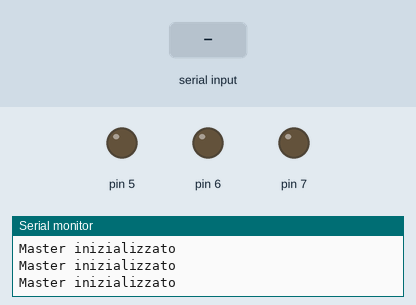
Simulated run of this sketch. Board: Arduino Uno, built with avr-gcc and run on an emulated ATmega328P. Shown: output pins drawn as LEDs (lit = HIGH), the last lines printed to the serial monitor. Inputs (shaded band) come from the test bench.

Above: at 1.3 s.
1.4 s: "90,45,200\n" received over Serial
At 1.49 s:
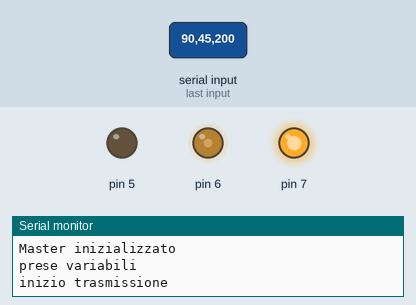
Timing chart, 0 to 10.4 s (numbered marks = the images above; inputs shaded):
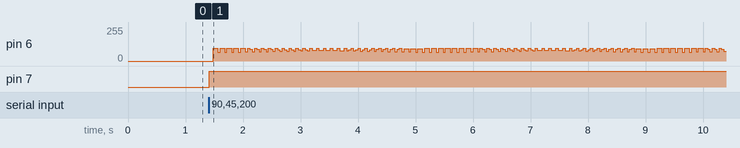

The sketch:

Master.ino
```cpp
#include <Wire.h>
#include "Pump.h"
#include "Platform.h"

#define DRIVER_ENABLE 5
#define DRIVER_STEP 6
#define DRIVER_DIR 7
#define LED 2
#define SERVO_1 9
#define SERVO_2 10
#define THERMISTOR A1

#define MAX_TUBES 18
#define STEPS_PER_TUBE 33

Platform platform(DRIVER_ENABLE, DRIVER_STEP, DRIVER_DIR, MAX_TUBES, STEPS_PER_TUBE);

int tube_number = 0;
int pump_one = 0;
int pump_two;

void setup() {
  Serial.begin(9600);
  Wire.begin();
}

void blink_led(int numb) {
  for (int i=0; i<numb ; i++)
  {
      digitalWrite(LED, HIGH);
      delay(1000);
      digitalWrite(LED, LOW);
      delay(1000);
  }
}

void loop() {
  Serial.println("Master inizializzato");
  delay(200);
  while (Serial.available() > 0) {
    int tube_number = Serial.parseInt();
    int pump_one = Serial.parseInt();
    int pump_two = Serial.parseInt();
    Serial.println("prese variabili");
    if (Serial.read() == '\n') {
      Serial.println("inizio trasmissione");
      platform.goTo(tube_number);
      Wire.beginTransmission(8);
      Wire.write(pump_one);
      Wire.endTransmission();
      blink_led(2);
      delay(100);
      Wire.requestFrom(8, 2);
      if (Wire.available()) {
        int r = Wire.read();
        Serial.println(r);
      }
    }
  }
}
```

Platform.cpp
```cpp
/*
  Platform.cpp
  Created by Pietro Rustici, 14 April, 2017.
  Released into the public domain.
*/

#include "Arduino.h"
#include "Platform.h"

Platform::Platform(int enable,int step, int dir, int max_tubes, int steps_per_tube)
{
  pinMode(enable, OUTPUT);
  pinMode(step, OUTPUT);
  pinMode(dir, OUTPUT);
  _enable = enable;
  _step = step;
  _dir = dir;
  _max_tubes = max_tubes;               // set the max number of test tubes the machine can handle
  _steps_per_tube = steps_per_tube;     // how many stepper motor steps are required to go from a test tube to another one
  _current_tube = 0;                    // track the current test tube
}
void Platform::goTo(int pos)                    // go to a specified test tube
{
  int pos_diff = abs(pos - _current_tube);  // we calculate the difference in position

  if(pos > _current_tube)                   // if the current test tube number is smaller than the  target tube
  {
    digitalWrite(_dir,HIGH);                // we set the stepper motor dir pin high so the platform turn clockwise
  }
  if(pos < _current_tube)                   // if the current test tube number is greater than the  target tube
  {
    digitalWrite(_dir,LOW);                 // we set the stepper motor dir pin low so the platform turn counter-clockwise
  }
  digitalWrite(_enable,LOW);                // set the stepper driver enable pin LOW so we can move the motor

  for(int i=0; i<_steps_per_tube*pos_diff; i++)    // we move the motor
   {
      digitalWrite(_step,HIGH);
      delay(5);
      digitalWrite(_step,LOW);
      delay(10);
   }
   _current_tube = pos;
}
void Platform::setSteps(int steps)              // used to tune the number of steps required to move from a test tube to another
{
    _steps_per_tube = steps;
}
```

Platform.h
```cpp
/*
  Platform.h
  Created by Pietro Rustici, 14 April, 2017.
  Released into the public domain.
*/
#ifndef Platform_h
#define Platform_h

#include "Arduino.h"

class Platform
{
  public:
    Platform(int enable,int step, int dir, int max_tubes, int steps_per_tube);
    void goTo(int pos);
    void setSteps(int steps);
  private:
    int _enable;
    int _step;
    int _dir;
    int _steps_per_tube;
    int _current_tube;
    int _max_tubes;
};

#endif
```

Pump.cpp
```cpp
/*
  Pump.cpp
  Created by Pietro Rustici, 14 April, 2017.
  Released into the public domain.
*/

#include "Arduino.h"
#include "Pump.h"

Pump::Pump(int enable,int step, int dir)
{
  pinMode(enable, OUTPUT);
  pinMode(step, OUTPUT);
  pinMode(dir, OUTPUT);
  _enable = enable;
  _step = step;
  _dir = dir;
}

void Pump::flow(int steps)
{
   digitalWrite(_enable,LOW);
   digitalWrite(_dir,HIGH);
   for(int i=0;i<steps;i++)
   {
      digitalWrite(_step,HIGH);
      delay(5);
      digitalWrite(_step,LOW);
      delay(5);
   }
}

void Pump::clean()
{
  digitalWrite(_step, HIGH);
  delay(1000);
  digitalWrite(_step, LOW);
  delay(250);
}
```

Pump.h
```cpp
/*
  Pump.h
  Created by Pietro Rustici, 14 April, 2017.
  Released into the public domain.
*/
#ifndef Pump_h
#define Pump_h

#include "Arduino.h"

class Pump
{
  public:
    Pump(int enable,int step, int dir);
    void flow(int steps);
    void clean();
  private:
    int _enable;
    int _step;
    int _dir;
};

#endif
```

Measured:
- after the input at 1.4 s, pin 7: LOW → HIGH at once
